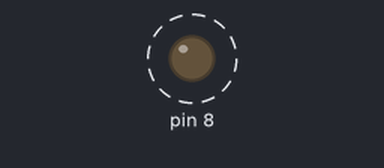
This sketch was run on a simulated Arduino Uno, built with avr-gcc and run on an emulated ATmega328P. On the bench: output pins drawn as LEDs (lit = HIGH). Dashed ring = blinking. What the sketch prints to the serial monitor is not drawn.

Above: at 1.0 s.
Timing chart, 0 to 5.1 s (numbered marks = the images above):
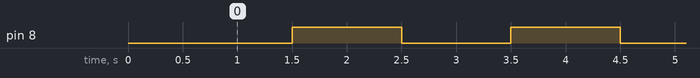

The sketch:

Test_Code.ino
```cpp
void setup() {
  // put your setup code here, to run once:
  Serial.begin(9600);
  pinMode(8, OUTPUT);
  delay(500);
  Serial.println("Hello World!");
}

void loop() {
  // put your main code here, to run repeatedly:
  delay(1000);
  digitalWrite(8, HIGH);
  Serial.println("Hello World!");
  delay(1000);
  digitalWrite(8, LOW);
}
```

Measured:
- by itself, pin 8: alternates HIGH for 1.0 s and LOW for 1.0 s
